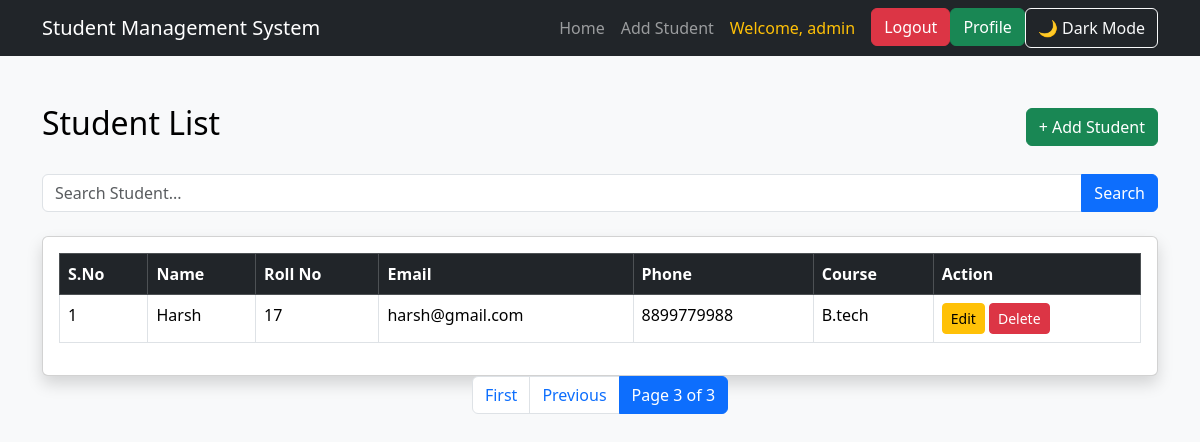
/?page=3 (signed in), run on the app's committed database.
### students/models.py (models this page shows)
class Student(models.Model):
    name = models.CharField(max_length=100)
    roll_no = models.IntegerField(unique=True)
    email = models.EmailField(unique=True)
    phone = models.CharField(max_length=15)
    course = models.CharField(max_length=100)

### students/views.py (the view)
# urls.py: path('', views.student_list, name='student_list'),
@login_required
def student_list(request):
    search = request.GET.get("search")
    if search:
        student_list = Student.objects.filter(name__icontains=search)
    else:
        student_list = Student.objects.all()
    paginator = Paginator(student_list, 2)  # 2 students per page
    page_number = request.GET.get("page")
    students = paginator.get_page(page_number)
    return render(request, "students/student_list.html", {
        "students": students
    })

### students/templates/students/student_list.html (shortened to what this page needs)
{% extends 'base.html' %}
{% block content %}
<div class="d-flex justify-content-between align-items-center mb-4">
    <h2>Student List</h2>
    <a href="{% url 'add_student' %}" class="btn btn-success">
        + Add Student
    </a>
</div>
<form method="GET" class="mb-4">
    <div class="input-group">
        <input type="text" name="search" class="form-control" placeholder="Search Student..." value="{{ request.GET.search }}">
        <button class="btn btn-primary" type="submit"> Search </button>
    </div>
</form>
<div class="card shadow">
    <div class="card-body">
        <table class="table table-bordered table-hover">
            <thead class="table-dark">
                <tr>
                    <th>S.No</th>
                    <th>Name</th>
                    <th>Roll No</th>
                    <th>Email</th>
                    <th>Phone</th>
                    <th>Course</th>
                    <th>Action</th>
                </tr>
            </thead>
            <tbody>
            {% for student in students %}
                <tr>
                    <td>{{ forloop.counter }}</td>
                    <td>{{ student.name }}</td>
                    <td>{{ student.roll_no }}</td>
                    <td>{{ student.email }}</td>
                    <td>{{ student.phone }}</td>
                    <td>{{ student.course }}</td>
                    <td>
                        <a href="{% url 'edit_student' student.id %}"
                           class="btn btn-warning btn-sm">
                            Edit
                        </a>
                        <a href="{% url 'delete_student' student.id %}"
                           class="btn btn-danger btn-sm"
                           onclick="return confirm('Are you sure you want to delete this student?')">
                            Delete
                        </a>
                    </td>
                </tr>
            {% empty %}
                <tr>
                    <td colspan="7" class="text-center text-danger">
                        No Student Found
                    </td>
                </tr>
            {% endfor %}
            </tbody>
        </table>
    </div>
</div>
<nav aria-label="Page navigation">
    <ul class="pagination justify-content-center">
        {% if students.has_previous %}
        <li class="page-item">
            <a class="page-link" href="?page=1">First</a>
        </li>
        <li class="page-item">
            <a class="page-link" href="?page={{ students.previous_page_number }}">
                Previous
            </a>
        </li>
        {% endif %}
        <li class="page-item active">
            <span class="page-link">
                Page {{ students.number }} of {{ students.paginator.num_pages }}
            </span>
        </li>
    </ul>
</nav>
{% endblock %}

### students/templates/base.html (shortened to what this page needs)
{% load static %}
<!DOCTYPE html>
<html lang="en">
<head>
    <link href="https://cdn.jsdelivr.net/npm/bootstrap@5.3.3/dist/css/bootstrap.min.css" rel="stylesheet">
</head>
<body>
<nav class="navbar navbar-expand-lg navbar-dark bg-dark">
    <div class="container">
        <a class="navbar-brand" href="{% url 'student_list' %}">
            Student Management System
        </a>
        <div class="collapse navbar-collapse" id="navbarNav">
            <ul class="navbar-nav ms-auto">
                {% if user.is_authenticated %}
                <li class="nav-item">
                    <a class="nav-link" href="{% url 'student_list' %}">Home </a>
                </li>
                <li class="nav-item">
                    <a class="nav-link" href="{% url 'add_student' %}">Add Student</a>
                </li>
                <li class="nav-item">
                    <a class="nav-link text-warning">Welcome, {{ user.username }}</a>
                </li>
                <li class="nav-item">
                    <a class="btn btn-danger ms-2" href="{% url 'logout' %}">Logout</a>
                </li>
                <li class="nav-item">
                    <a class="btn btn-success" href="{% url 'profile' %}">Profile</a>
                </li>
                {% else %}
                <li class="nav-item">
                    <a class="btn btn-success"href="{% url 'login' %}">Login</a>
                </li>
                    <a href="{% url 'register' %}" class="btn btn-primary me-2"> Register</a>
                {% endif %}
                <button class="btn btn-outline-light" onclick="toggleTheme()">
                    🌙 Dark Mode
                </button>
            </ul>
        </div>
    </div>
</nav>
<div class="container mt-5">
    {% block content %}
    {% endblock %}
</div>
</body>
</html>

### students/templates/base.html (style rules this page uses)
body { background:#f8f9fa; color:#000; transition:0.3s; }

### data on the page
Student: name "Harsh", roll_no "17", email "harsh@gmail.com", phone "8899779988", course "B.tech"

### other printed values
{{ user.username }} "admin"
{{ students.number }} "3"
{{ students.paginator.num_pages }} "3"
